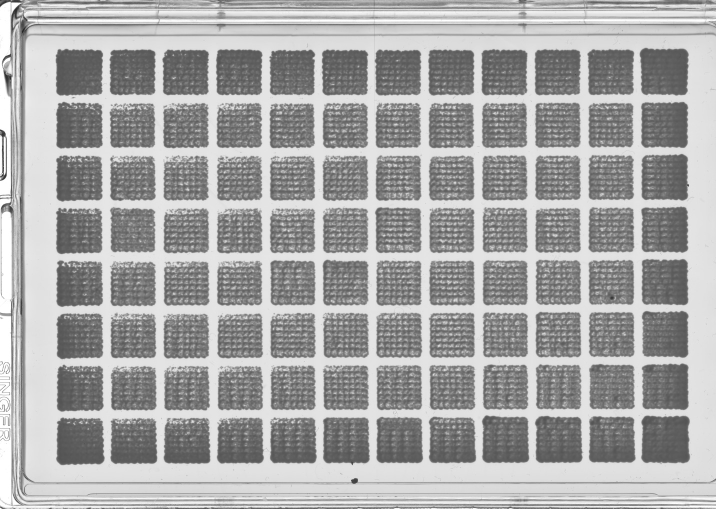
#> input picture Celeste's original code/Phenotypes/biofilm_washing_scans/20220627_1_biofilm_JB50_7x7.jpg, 1432 x 1017 px, found by its file name (shown at 1/2 size)
$ jupyter execute --allow-errors 'Image processing.ipynb'
#> lines starting #> are read from the running program, lines starting #| are printed output that depends on the picture; after the words box and inside, x2 and y2 are one past the last pixel; in counts of white or black regions, pixels touching at a corner belong together
#> in connected_components, image is the input picture: shape (1017, 1432); min 29, max 255, mean 166.4
[cell 1]
import numpy as np
import matplotlib.pyplot as plt
import statistics as st
import pandas as pd
from skimage.morphology import square
from skimage.measure import label, regionprops
from matplotlib.collections import PatchCollection
import matplotlib.patches as mpatches
from matplotlib.axes import Axes
from skimage.filters import threshold_otsu
import skimage.io
import skimage.filters
import skimage.measure
import os

#Show the actual image from an image matrix
def show_image(image, title='Image', cmap_type='gray'):
    plt.imshow(image, cmap=cmap_type)
    plt.title(title)
    plt.axis('off')

#To read an image:
#go to the files icon on the left toolbar, press "Upload to session storage" and select the image so it is in the session
def read_image(filename):
    image = plt.imread(filename)


base_dir = os.path.normpath("/Users/celestecohen/Downloads")

#Make crop function
def crop(image):
    image=np.delete(image,range(950,1017),0)
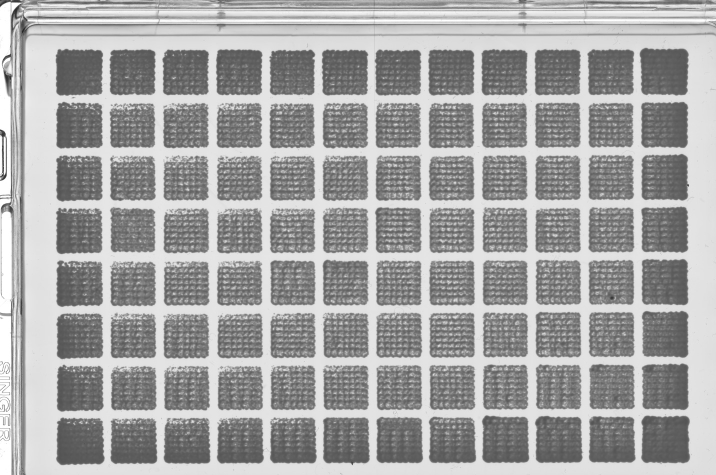
#> image: shape (950, 1432) (shown at 1/2 size); min 29, max 255, mean 163.6
    image=np.delete(image,range(0,75),0)
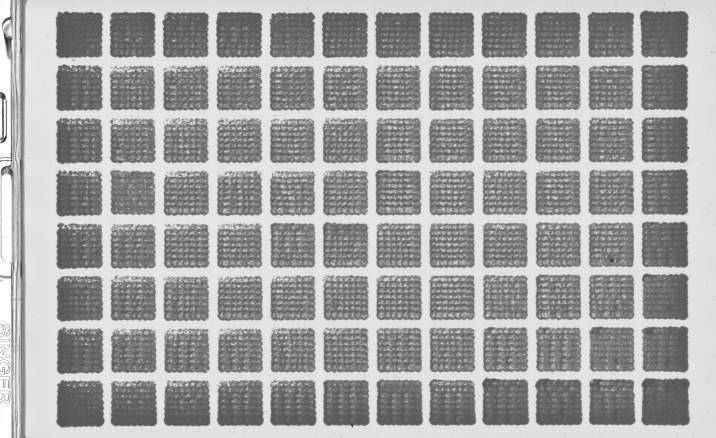
#> image: shape (875, 1432) (shown at 1/2 size); min 29, max 255, mean 161.2
    image=np.delete(image,range(1400,1432),1)
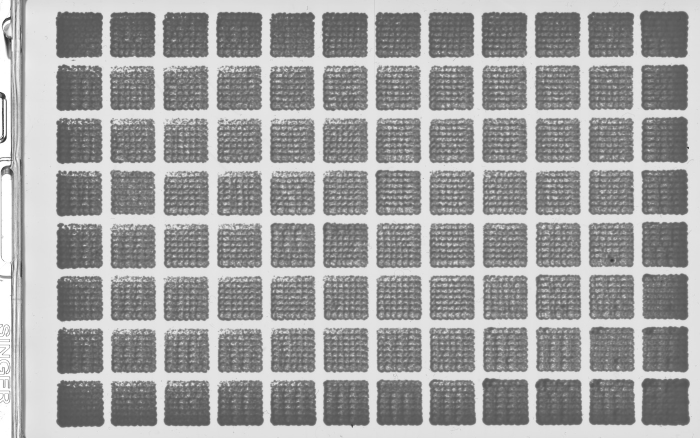
#> image: shape (875, 1400) (shown at 1/2 size); min 29, max 255, mean 159.7
    image=np.delete(image,range(0,90),1)
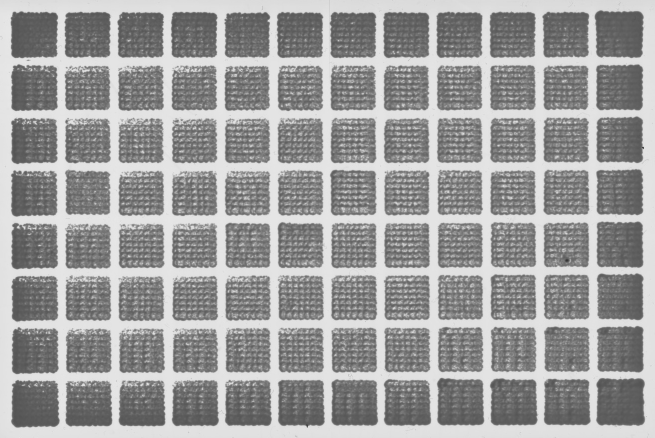
#> image: shape (875, 1310) (shown at 1/2 size); min 30, max 237, mean 156.3
    return image

# 1- Creating a labeled binary for 7x7 squares

[cell 2]
#Define each colony as a distinct "object"
def connected_components(filename, connectivity=2):
    # load the image
    image = skimage.io.imread(filename)
    #Crop the image
    image=crop(image)
    #blur the image
    image = skimage.filters.gaussian(image, sigma=7, truncate=8, channel_axis=True)
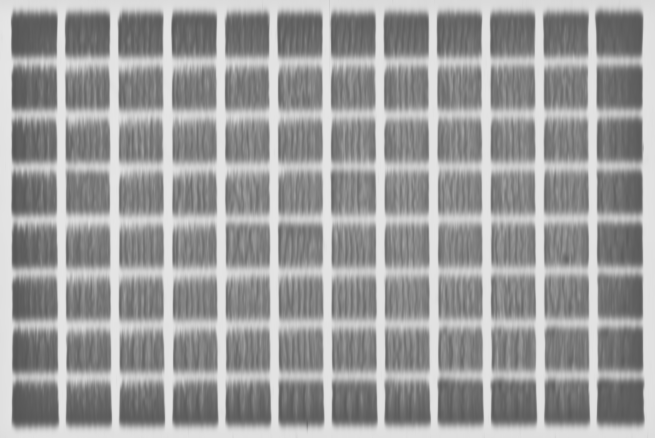
#> image: shape (875, 1310) float64 (shown at 1/2 size); min 0.332, max 0.903, mean 0.613
    # make an inverted binary
    thresh = threshold_otsu(image)
#> thresh = 0.654
    binary = image > thresh
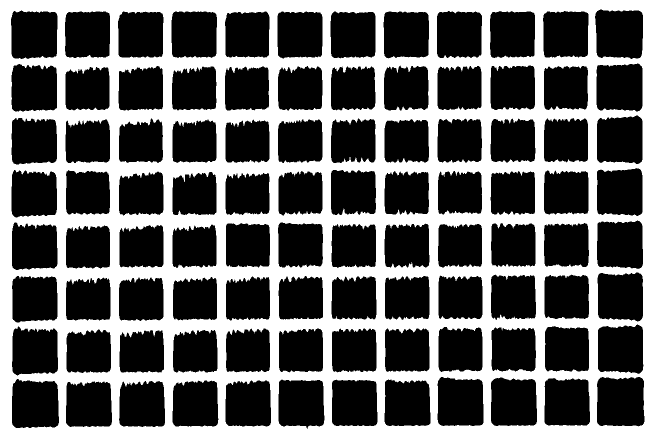
#> binary: shape (875, 1310) bool (shown at 1/2 size); 37.5% white; 1 white region, box (x1, y1, x2, y2) and area: (0, 0, 1310, 875) 429348
    binary_mask=np.invert(binary)
#> binary_mask: shape (875, 1310) bool; 62.5% white; 1 black region
    #Set the minimum area of an object to 2 pixels (python was picking up 1-pixel objects when I first tried it)
    mask = skimage.morphology.remove_small_objects(binary_mask,1000)
    # perform connected component analysis (count=number of objects)
    labeled_image, count = skimage.measure.label(mask,connectivity=connectivity, return_num=True)
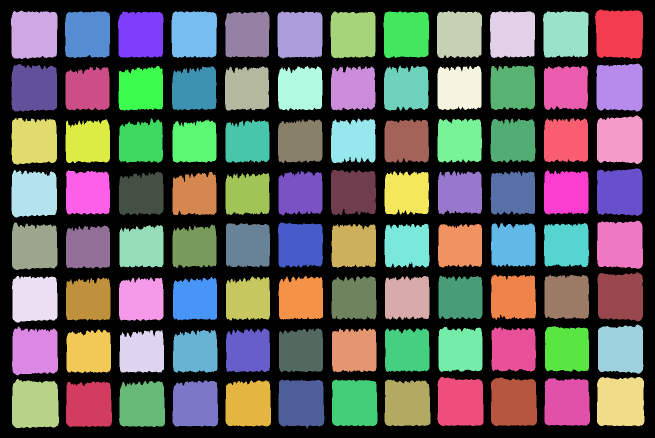
#> labeled_image: shape (875, 1310) int32 (shown at 1/2 size); 97 distinct labels, from 0 to 96; one colour per label, 0 black
#> count = 96
    regions=regionprops(labeled_image)
#> regions = 96 regions; largest, box (x1, y1, x2, y2) and area: (1194, 754, 1289, 853) 8843, (1190, 19, 1286, 118) 8670, (24, 758, 118, 856) 8420, (875, 754, 967, 852) 8378, (22, 21, 115, 118) 8356
    return labeled_image, count, regions, mask

#labeled_image is a matrix where each object is numbered 1-96 (the background is 0)
#count is the number of objects there are (numbered 1-96 if there are 96 objects)
#regions group the individual object properties
#mask is the binary mask from which objects were found (a matrix of 1s and 0s)

[cell 3]
#Find and label objects in the original JB50 7x7 plate

baseline_fname = base_dir + os.sep + "20220627_1_biofilm_JB50_7x7.jpg"
labeled_image,count,regions,mask=connected_components(baseline_fname)
#> count = 96

#Name each object after its position (A1-H12)
def number_plate(regions):
  x_array=[]
  y_array=[]
  for r in regions:
    x,y=r["centroid"]
    x_array.append(x)
    y_array.append(y)
#> this loop made 96 passes
#> (x, y) on passes 1 to 12: (67.3, 1238.4), (68.96, 67.81), (68.59, 918), (68.32, 1024.5), (68.05, 1131.1), (68.59, 174.7), (69.03, 281.1), (68.42, 387.8), (69.03, 494.4), (68.9, 599.3), (69.14, 705.6), (68.69, 812)
#> after the loop, x_array = 96 values, max 809.2 at index 94, min 67.3 at index 0, mean 438.7; y_array = 96 values, max 1241.1 at index 72, min 67.24 at index 37, mean 654.2
  rows=pd.cut(x_array,8, labels=["A","B","C","D","E","F","G","H"])
  cols=pd.cut(y_array,12, labels=["1","2","3","4","5","6","7","8","9","10","11","12"])
  index=[]
  for i in range(0,len(rows)):
    index.append(rows[i]+cols[i])
#> this loop made 96 passes
#> after the loop, index = 96 items, first 6: 'A12', 'A1', 'A9', 'A10', 'A11', 'A2'
  d = {'x': x_array, 'y': y_array, "row": rows, "col":cols, "index": index}
  df = pd.DataFrame(data=d)
#> df = table of 96 rows and 5 columns
  return df

#Show the dataframe of x (vertical) and y (horizontal) coordinates of the centroid of each object
df=number_plate(regions)
#> df = table of 96 rows and 5 columns
df
#> Out = table of 96 rows and 5 columns

[cell 4]
#Make a new binary where the centroid of each square is the average of the centroids on the side of the plate
#Eg centroid of D4 is: x=average x of D1 and D12, y=average y of A4 and H4
#Make each square in the binary 90x90 pixels

#Make a new blank mask of the same size as the image to add squares to
m=np.zeros((len(mask),len(mask[0])))
#> m: shape (875, 1310) float64; every value is 0

for ind in df["index"]:
  i=df[df['index']==ind].index[0]
  r=df[df["row"]==df.iat[i,2]]
  c=df[df["col"]==df.iat[i,3]]
  x=st.mean([df.iat[r[r["col"]=="12"].index[0],0],df.iat[r[r["col"]=="1"].index[0],0]])
  y=st.mean([df.iat[c[c["row"]=="A"].index[0],1],df.iat[c[c["row"]=="H"].index[0],1]])
  minr=int(round(x-45))
  minc=int(round(y-45))
  maxr=int(round(x+45))
  maxc=int(round(y+45))
  m[minr:maxr,minc:maxc]=square(90)
#> this loop made 96 passes
#> (ind, x, y, minr, minc, maxr, maxc) on passes 1 to 12: ('A12', 68.13, 1239.6, 23, 1195, 113, 1285), ('A1', 68.13, 68.74, 23, 24, 113, 114), ('A9', 68.13, 919.1, 23, 874, 113, 964), ('A10', 68.13, 1025.7, 23, 981, 113, 1071), ('A11', 68.13, 1132.4, 23, 1087, 113, 1177), ('A2', 68.13, 176.1, 23, 131, 113, 221), ('A3', 68.13, 282.7, 23, 238, 113, 328), ('A4', 68.13, 389.2, 23, 344, 113, 434), ('A5', 68.13, 495.4, 23, 450, 113, 540), ('A6', 68.13, 600.6, 23, 556, 113, 646), ('A7', 68.13, 707.1, 23, 662, 113, 752), ('A8', 68.13, 813, 23, 768, 113, 858)
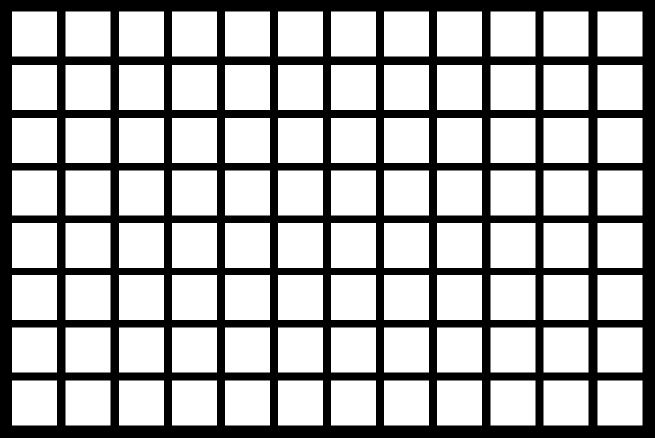
#> m: shape (875, 1310) float64 (shown at 1/2 size); values 0 (black) and 1 (white), 67.8% white; 1 black region

show_image(m)

[cell 5]
#Find and label objects in the new binary
labeled_image, count = skimage.measure.label(m,connectivity=2, return_num=True)
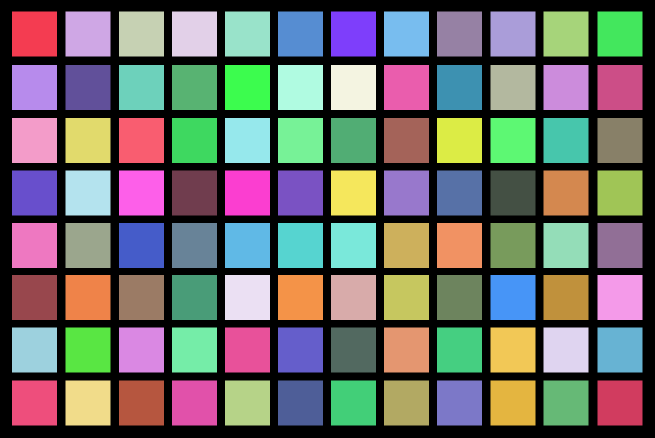
#> labeled_image: shape (875, 1310) int64 (shown at 1/2 size); 97 distinct labels, from 0 to 96; one colour per label, 0 black
regions=regionprops(labeled_image)
#> regions = 96 regions; largest, box (x1, y1, x2, y2) and area: (24, 23, 114, 113) 8100, (131, 23, 221, 113) 8100, (238, 23, 328, 113) 8100, (344, 23, 434, 113) 8100, (450, 23, 540, 113) 8100

#Return a dataframe of x and y coordinates of object centroids
df=number_plate(regions)
#> the loop in number_plate (call 2), `for r in regions:` made 96 passes
#> (x, y) on passes 1 to 12: (67.5, 68.5), (67.5, 175.5), (67.5, 282.5), (67.5, 388.5), (67.5, 494.5), (67.5, 600.5), (67.5, 706.5), (67.5, 812.5), (67.5, 918.5), (67.5, 1025.5), (67.5, 1131.5), (67.5, 1239.5)
#> the loop in number_plate (call 2), `for i in range(0,len(rows)):` made 96 passes

#Make a dictionary of each plate number
plate={}
n=0
for r in range(0,len(regions)):
  n=df.iat[r,2]+df.iat[r,3]
  plate[n]=regions[r]

# 2- Using the binary for image processing

[cell 6]
#Import images
image_fname = base_dir + os.sep + "Biofilm_bioinformatics"+os.sep+"biofilm_washing_scans" + os.sep + "20220704_biofilm_lib1" + os.sep + "20220704_1_biofilm_lib1.jpg"
#> (the rest of this cell did not finish here and is left out)

[cell 7]
#Get the layout of the strains, make a vector of strain names in order (by row so A1, A2, etc.)
st_filename = base_dir + os.sep + "Biofilm_bioinformatics"+ os.sep + "strains.csv"
strains=pd.read_csv(st_filename,header=None)
#> (reads Celeste's original code/Phenotypes/strains.csv from the repository)
strains=pd.DataFrame.transpose(strains)
strain_layout=[]
for i in range(0,8): #get strains in each of 8 columns
    strain_layout.extend(strains[i])

#Create an array of segregant names
segregants=['R' + str(ind) for ind in list(range(1,55))]
